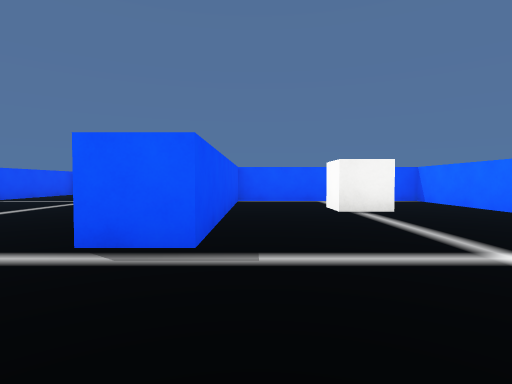
[1] (above)

24 first-person views from a walk through a Unity game level. The camera is 0.55 m above the floor, tilts 2° down and sees 80° across. The floor is counted in squares, 1 m on a side. Each view is taken from the middle of a square. On the plan, view 1 faces up. The plan holds only what a view shows up to about 9 squares ahead; the rest is blank. The place goes on beyond the plan. The player is left out. Some surface patterns are stand-ins.

[2]
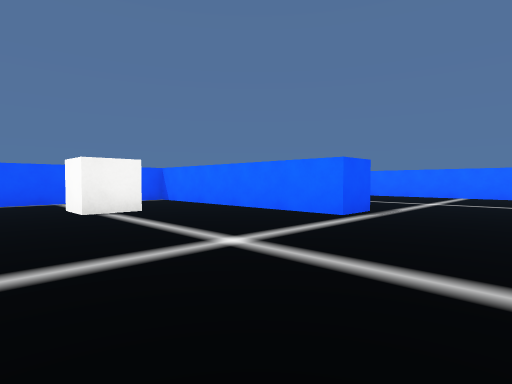

[3]
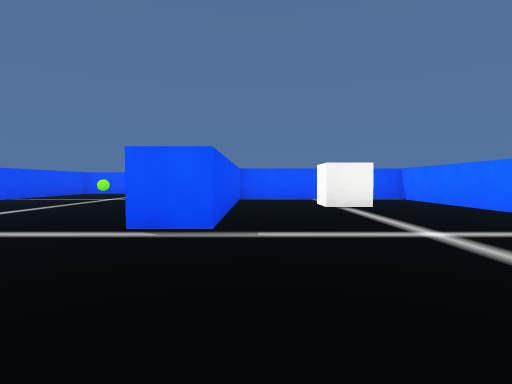

[4]
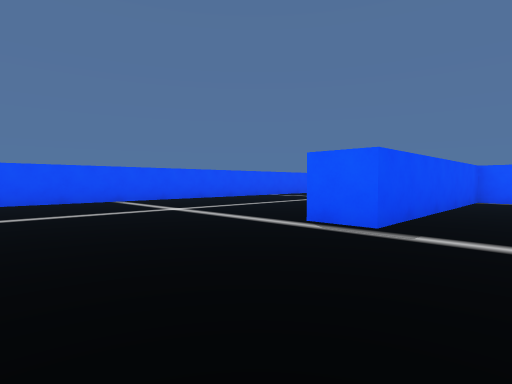

[5]
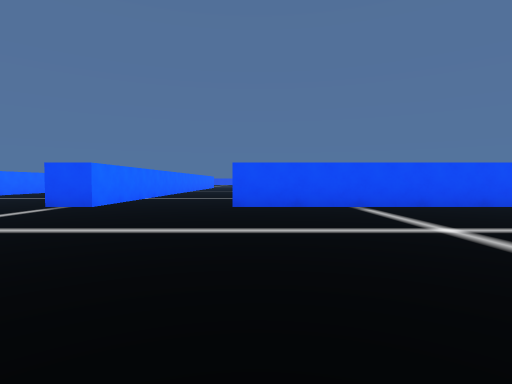

[6]
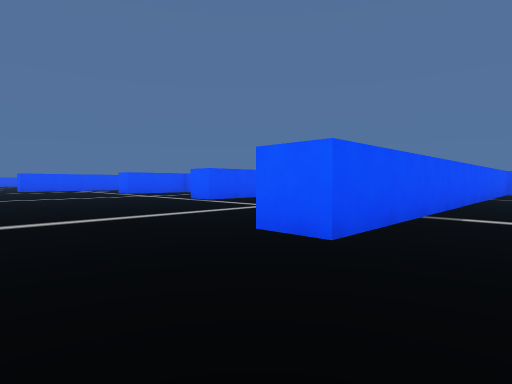

[7]
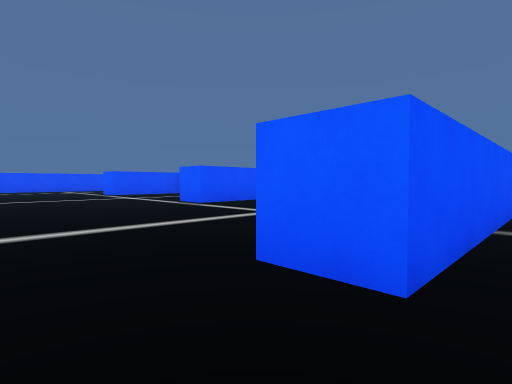

[8]
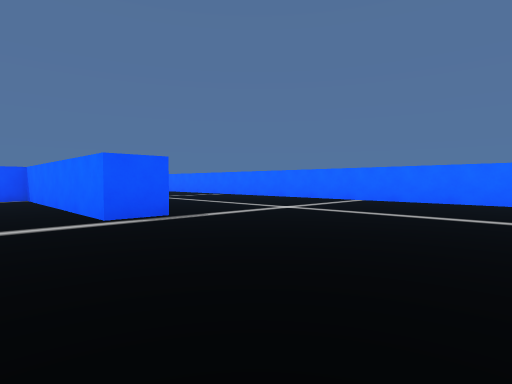

[9]
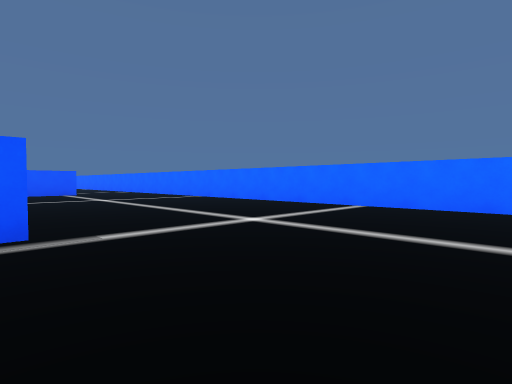

[10]
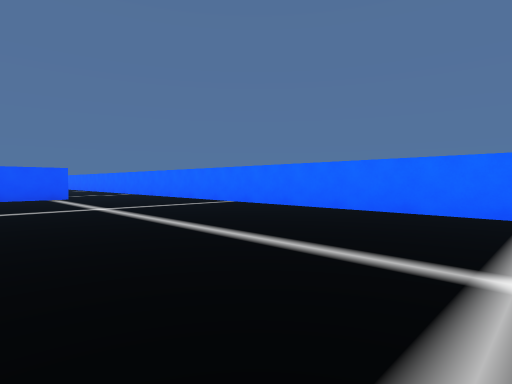

[11]
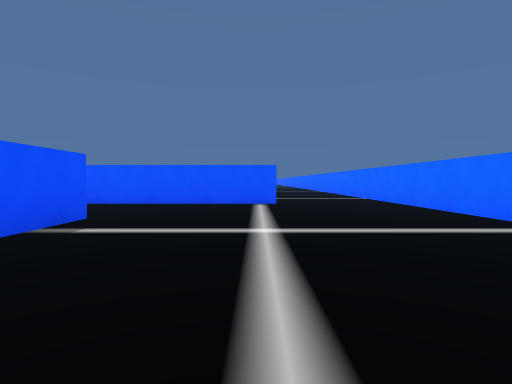

[12]
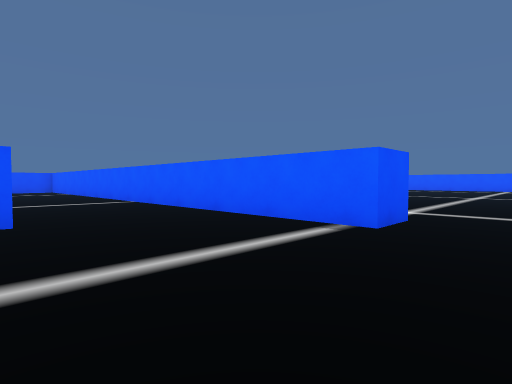

[13]
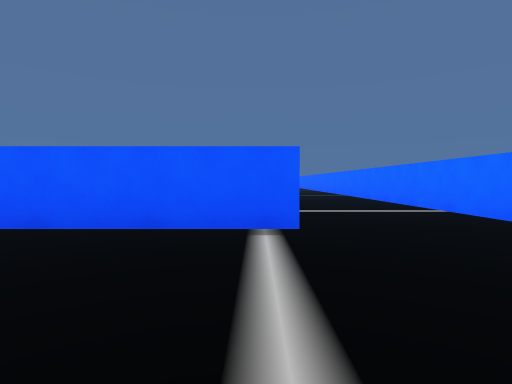

[14]
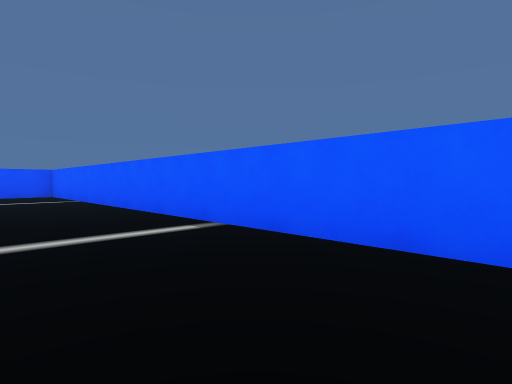

[15]
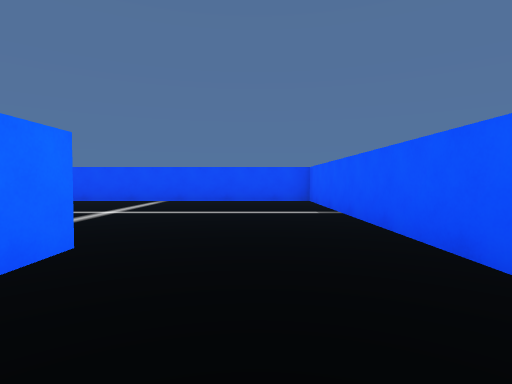

[16]
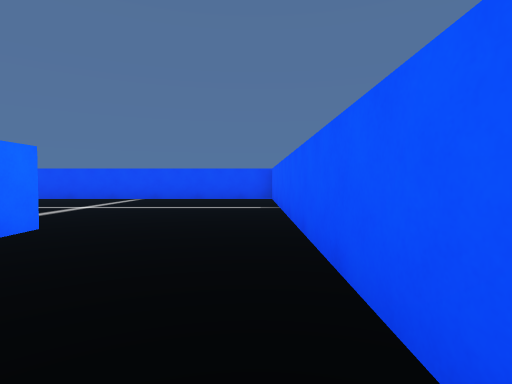

[17]
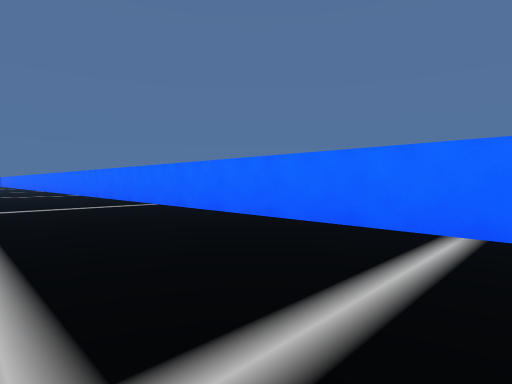

[18]
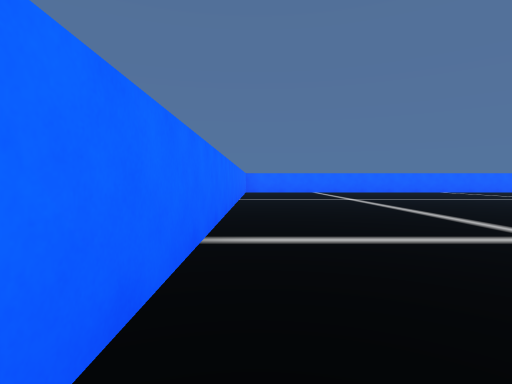

[19]
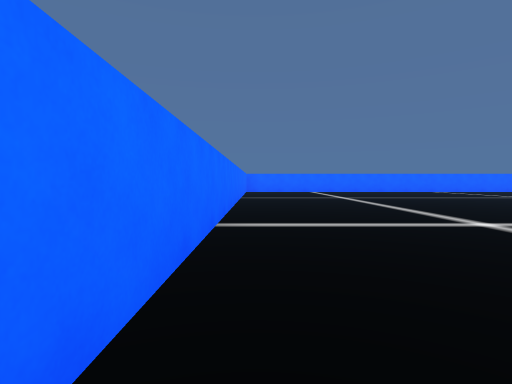

[20]
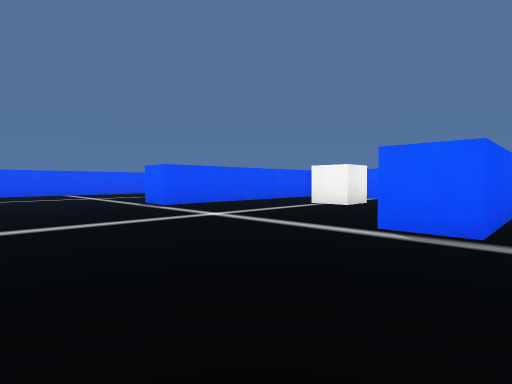

[21]
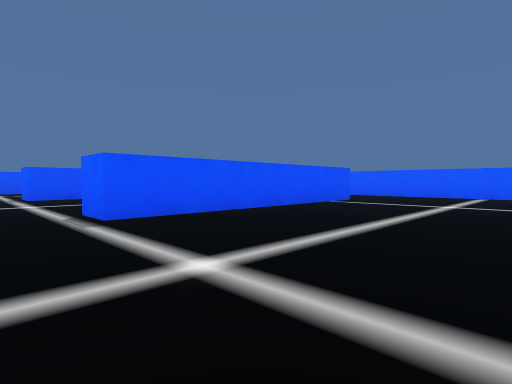

[22]
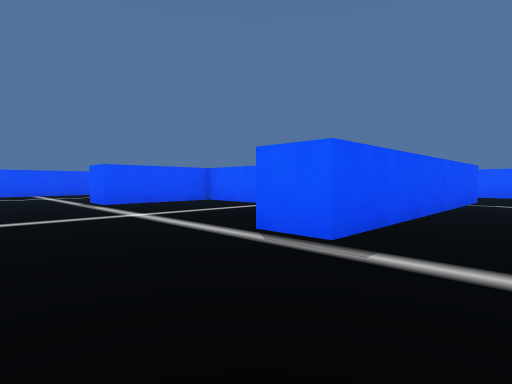

[23]
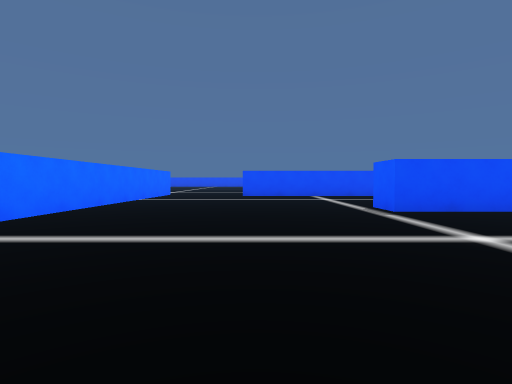

[24]
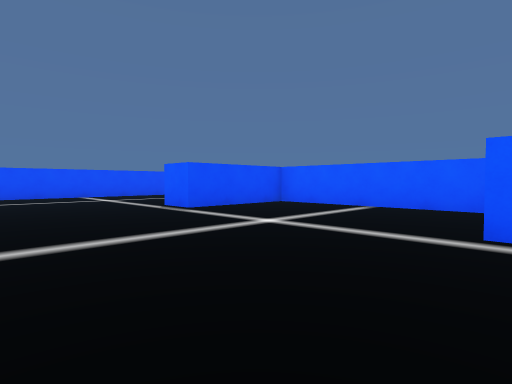

### Floor plan
Points are (right, up) in squares from view 1. A wall is a line through its corners. A room is listed if a view was taken in it or the views show most of it. See-through windows are left out.
Room 1 (views 1, 2, 3, 4, 5, 6, 7, 8, 9, 10, 11, 12, 13, 14, 15, 16, 18, 19, 20, 21, 22, 23, 24)
walls: (-1.5, 9.5) (-0.8, 9.5); (-14.9, 5.5) (-19.5, 5.5) (-19.5, 2.5) (-20.5, 2.5); (-10, -3.5) (-7.5, -3.5) (-7.5, -4.5); (-13.5, 9.5) (-13.5, 2.5) (-14.5, 2.5); (2, 8.5) (-0.5, 8.5) (-0.5, 2.5) (-1.5, 2.5); (5.5, 4.8) (5.5, 2.5) (4.5, 2.5) (4.5, 8.5) (3.9, 8.5); (5.5, 9.6) (5.5, 7.9); (-23, -3.5) (-18.1, -3.5); (8.5, 13.6) (8.5, 12.5) (-7.5, 12.5) (-7.5, -0.5) (-8.5, -0.5); (11.5, -3.6) (11.5, 14.5)
ways out: opening at (10, 13.7) to room 2
objects: other object (-4, 7); cube (2, 6)
Room 2 (view 17)
walls: (11.5, 14.5) (11.5, 23.2)
ways out: opening at (10, 13.7) to room 1

Positions as (right, up) in squares from view 1, and headings:
1: (0, 0), facing up
2: (0, 0), facing up-right
3: (0, -1), facing up
4: (1, -1), facing up-left
5: (-1, 0), facing left
6: (-6, -3), facing up-left
7: (-7, -2), facing up-left
8: (3, -2), facing up-right
9: (5, -1), facing up-right
10: (6, 2), facing up-right
11: (8, 5), facing up
12: (10, 9), facing up-left
13: (8, 9), facing up
14: (5, 10), facing up-left
15: (1, 11), facing left
16: (2, 12), facing left
17: (8, 14), facing up-right
18: (11, 5), facing down
19: (11, 6), facing down
20: (6, -1), facing up-left
21: (-9, 1), facing up-left
22: (-12, 0), facing up-left
23: (-14, 0), facing left
24: (-14, -1), facing up-left
